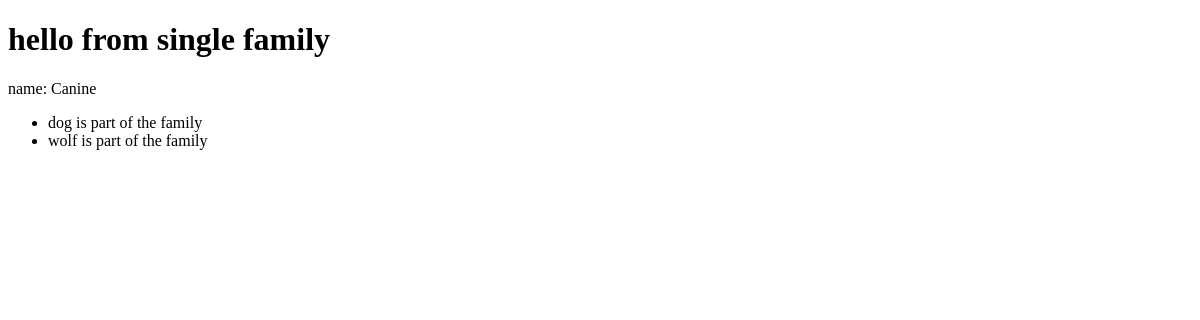
Before: /family/1 with the older database file.
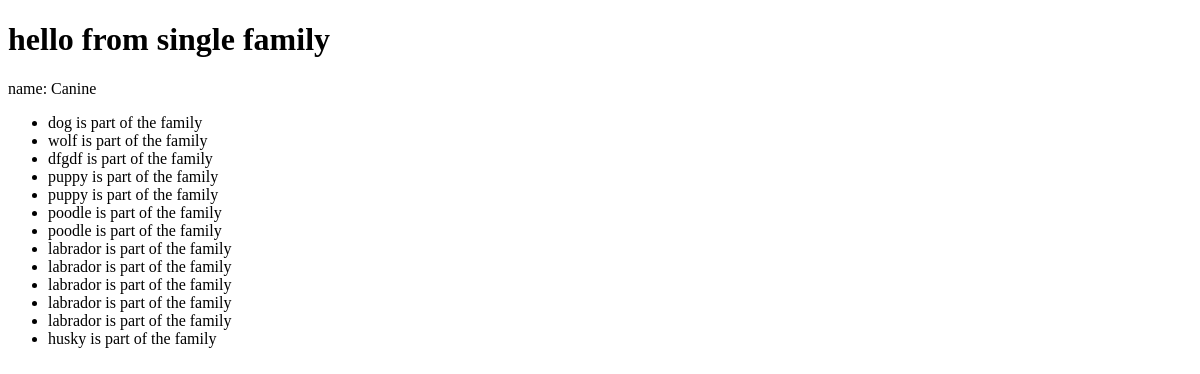
After: the same page with the newer database file.
### info/models.py (models this page shows)
class Animal(models.Model):
    name=models.CharField(max_length=40)
    legs=models.IntegerField()
    weight=models.FloatField()
    height=models.FloatField()
    speed=models.FloatField()
    family=models.ForeignKey('Family', on_delete=models.CASCADE)

### info/views.py (the view)
# urls.py: path('family/<int:family_id>', views.single_family, name='single_family'),
def single_family(request, family_id):
    fam = Family.objects.get(id=family_id)
    animals=fam.animal_set.all()
    return render(request, 'single_family.html', {'family': fam, 'animals':animals})

### info/templates/single_family.html
{% extends 'base.html' %}
{% block content %}
<h1> hello from single family</h1>
<p> name: {{family.name}}</p>
<ul>
{% for animal in animals %}
<li>{{animal.name}} is part of the family</li>
    {% endfor %}
</ul>
{% endblock %}

Changed rows visible on the page:
added Animal: name "dfgdf"
added Animal: name "puppy"
added Animal: name "puppy"
added Animal: name "poodle"
added Animal: name "poodle"
added Animal: name "labrador"
added Animal: name "labrador"
added Animal: name "labrador"
added Animal: name "labrador"
added Animal: name "labrador"
added Animal: name "husky"
